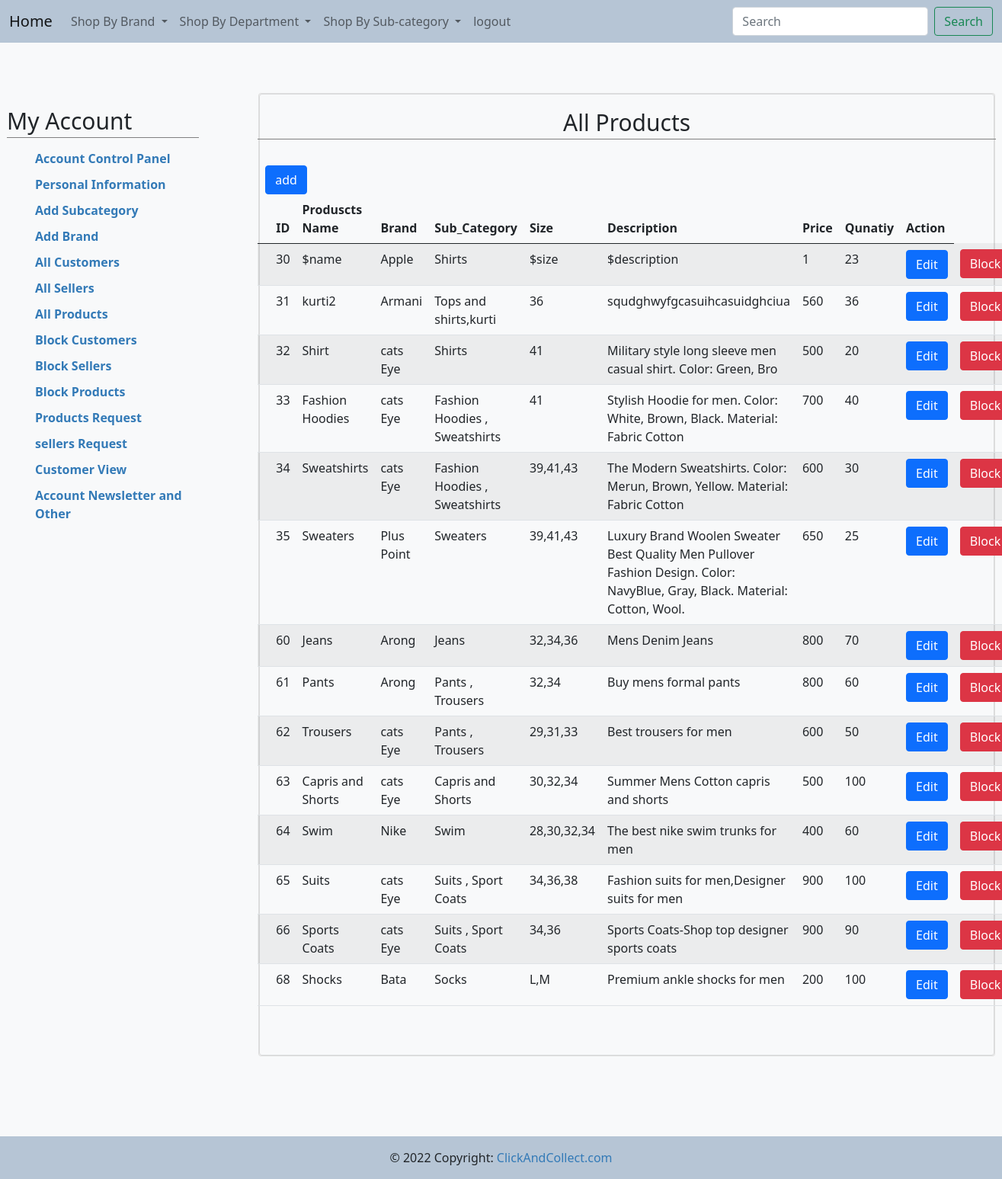
The app's page /admin/allproducts.php (signed in) with its own data.
### tables this page shows
CREATE TABLE IF NOT EXISTS `products` (
  `p_id` int(11) NOT NULL AUTO_INCREMENT,
  `name` varchar(100) DEFAULT NULL,
  `b_id` int(11) DEFAULT NULL,
  `sub_id` int(11) DEFAULT NULL,
  `size` varchar(100) DEFAULT NULL,
  `description` varchar(200) DEFAULT NULL,
  `price` double DEFAULT NULL,
  `quantity` int(11) DEFAULT NULL,
  `status` int(11) NOT NULL,
  PRIMARY KEY (`p_id`),
  KEY `FK_brand1` (`b_id`),
  KEY `FK_catagory1` (`sub_id`)
);

CREATE TABLE IF NOT EXISTS `brand` (
  `b_id` int(11) NOT NULL AUTO_INCREMENT,
  `name` varchar(100) DEFAULT NULL,
  PRIMARY KEY (`b_id`)
);

CREATE TABLE IF NOT EXISTS `sub_category` (
  `sub_id` int(11) NOT NULL AUTO_INCREMENT,
  `name` varchar(100) DEFAULT NULL,
  `cat_id` int(11) DEFAULT NULL,
  PRIMARY KEY (`sub_id`),
  KEY `FK_catagory` (`cat_id`)
);

### admin/allproducts.php (the view, shortened to what this page needs)
<!DOCTYPE html>
<html>
<head>
  <link type="text/css" rel="stylesheet" href="css/font-awesome.min.css" />
  <link rel="stylesheet" href="https://stackpath.bootstrapcdn.com/bootstrap/5.0.0-alpha1/css/bootstrap.min.css">
  <link href="https://cdn.jsdelivr.net/npm/bootstrap@5.0.2/dist/css/bootstrap.min.css" rel="stylesheet">
  <link href="include/style.css" rel="stylesheet" />
</head>
<body>
<div class="b">
    <?php include 'include/navbar.php' ?>
</div>
<div class="account-page">
<div class="container-fluid">
<div class="row">
<div class="col-sm-3 mt-0 pad">
    <?php include 'include/sidebar.php' ?>
</div>
    <div class="col-sm-9">
        <div class="mt-0 card">
            <div class="card bg-light text-dark">
                <div class="row">
                    <div class=" mt-0 mb-5">
                        <h2 class="text-center">All Products</h2>
                        <br>
                        <div class="row">
                            <div class="col-sm-3 add">
                                <a class="btn btn-primary" href="add_products.php" >add</a>
                            </div>
                            <br>
                        </div>
                        <table class="table table-striped">
                        <thead>
                        <tr>
                            <th></th>
                            <th>ID</th>
                            <th>Produscts Name</th>
                            <th>Brand</th>
                            <th>Sub_Category</th>
                            <th>Size</th>
                            <th>Description</th>
                            <th>Price</th>
                            <th>Qunatiy</th>
                            <th>Action</th>
                        </tr>
                        </thead>
                        <tbody>
                        <?php
                            include 'include/connection.php';
                            $query = "select * from products where status='1'";
                            $table = mysqli_query($con,$query);
                            while($row = mysqli_fetch_array($table)){
                        ?>
                        <tr>
                        <td></td>
                                <td><?php echo $row['p_id'];?></td>
                                <td><?php echo $row['name']; ?></td>
                                <?php
                                    $id =  $row['b_id'];
                                    $query1 = "select * from brand where b_id= $id";
                                    $table1 = mysqli_query($con,$query1);
                                    $row1 = mysqli_fetch_array($table1)
                                ?>
                                <td><?php echo $row1['name'];?></td>
                                <?php
                                    $id =  $row['sub_id'];
                                    $query3 = "select * from sub_category where sub_id= $id";
                                    $table3 = mysqli_query($con,$query3);
                                    $row3 = mysqli_fetch_array($table3);
                                ?>
                                <td><?php echo $row3['name'];?></td>
                                <td><?php echo $row['size'];?></td>
                                <td><?php echo $row['description'];?></td>
                                <td><?php echo $row['price'];?></td>
                                <td><?php echo $row['quantity'];?></td>
                                <td>
                                    <a class = "btn btn-primary" href ="update_product.php?id=<?php  echo $row['p_id']?>">Edit</a>
                                </td>
                                    <td>
                                    <a class = "btn btn-danger" data-toggle="modal" data-target="#myModal<?php  echo $row['p_id'];?>">Block</a>
                                </td>
                            </tr>
                            <?php } ?>
                        </tbody>
                    </table>
                    </div>
                </div>
            </div>
        </div>
    </div>
</div>
</div>
</div>
<div class="bot">
   <?php include 'include/footer.php' ?>
</div>
</body>
</html>

### admin/include/style.css (style rules this page uses)
.account-page { padding-top:5%; }
.b { background-color: #b6c5d5!important; }
body { background-color: #f8f9fa; }
.account-page h2 { padding-bottom: 5px; border-bottom: 1px solid #808080; }
.row { margin-right: -15px; margin-left: -15px; }
* { -webkit-box-sizing: border-box; -moz-box-sizing: border-box; box-sizing: border-box; }
div { display: block; }
a { color: #3a2bd3; -webkit-transition: all 0.3s ease; transition: all 0.3s ease; }
a { background-color: transparent; }
a { color: #337ab7; text-decoration: none; text-decoration-line: none; text-decoration-thickness: none; text-decoration-style: none; text-decoration-color: none; }
.h2, h2 { font-size: 30px; }
.h1, .h2, .h3, h1, h2, h3 { margin-top: 20px; margin-bottom: 10px; }
.h1, .h2, .h3, .h4, .h5, .h6, h1, h2, h3, h4, h5, h6 { font-family: inherit; font-weight: 500; line-height: 1.1; color: inherit; }

### admin/allproducts.php (style rules this page uses)
.pad { padding-right :5%; }
.bot { padding-top:8%; }
.add { padding-left:2.5%; }

### records on screen
products: p_id "30", name "$name", b.name "Apple", sub.name "Shirts", size "$size", description "$description", price "1", quantity "23"
products: p_id "31", name "kurti2", b.name "Armani", sub.name "Tops and shirts,kurti", size "36", description "squdghwyfgcasuihcasuidghciua", price "560", quantity "36"
products: p_id "32", name "Shirt", b.name "cats Eye", sub.name "Shirts", size "41", description "Military style long sleeve men casual shirt. Color: Green, Bro", price "500", quantity "20"
products: p_id "33", name "Fashion Hoodies", b.name "cats Eye", sub.name "Fashion Hoodies , Sweatshirts", size "41", description "Stylish Hoodie for men. Color: White, Brown, Black. Material: Fabric Cotton", price "700", quantity "40"
products: p_id "34", name "Sweatshirts", b.name "cats Eye", sub.name "Fashion Hoodies , Sweatshirts", size "39,41,43", description "The Modern Sweatshirts. Color: Merun, Brown, Yellow. Material: Fabric Cotton", price "600", quantity "30"
products: p_id "35", name "Sweaters", b.name "Plus Point", sub.name "Sweaters", size "39,41,43", description "Luxury Brand Woolen Sweater Best Quality Men Pullover Fashion Design. Color: NavyBlue, Gray, Black. Material: Cotton, Wool.", price "650", quantity "25"
products: p_id "60", name "Jeans", b.name "Arong", sub.name "Jeans", size "32,34,36", description "Mens Denim Jeans", price "800", quantity "70"
products: p_id "61", name "Pants", b.name "Arong", sub.name "Pants , Trousers", size "32,34", description "Buy mens formal pants", price "800", quantity "60"
products: p_id "62", name "Trousers", b.name "cats Eye", sub.name "Pants , Trousers", size "29,31,33", description "Best trousers for men", price "600", quantity "50"
products: p_id "63", name "Capris and Shorts", b.name "cats Eye", sub.name "Capris and Shorts", size "30,32,34", description "Summer Mens Cotton capris and shorts", price "500", quantity "100"
products: p_id "64", name "Swim", b.name "Nike", sub.name "Swim", size "28,30,32,34", description "The best nike swim trunks for men", price "400", quantity "60"
products: p_id "65", name "Suits", b.name "cats Eye", sub.name "Suits , Sport Coats", size "34,36,38", description "Fashion suits for men,Designer suits for men", price "900", quantity "100"
products: p_id "66", name "Sports Coats", b.name "cats Eye", sub.name "Suits , Sport Coats", size "34,36", description "Sports Coats-Shop top designer sports coats", price "900", quantity "90"
products: p_id "68", name "Shocks", b.name "Bata", sub.name "Socks", size "L,M", description "Premium ankle shocks for men", price "200", quantity "100"
